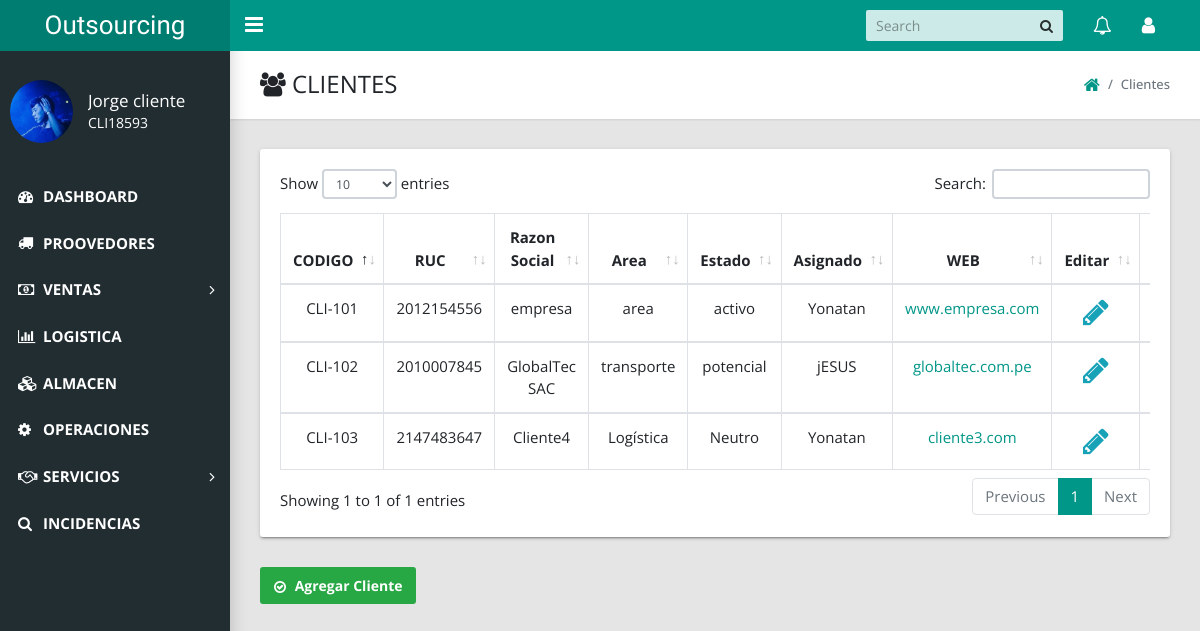
Screenshot of /admin/index.php?action=view_clientes (signed in) with the database file from the repository.
### tables this page shows
CREATE TABLE `clientes` (
  `Id_cliente` int(10) NOT NULL,
  `cod_cliente` varchar(20) NOT NULL,
  `ruc_cliente` int(50) NOT NULL,
  `razon_cliente` varchar(50) NOT NULL,
  `direccion_cliente` text NOT NULL,
  `contacto_cliente` varchar(100) NOT NULL,
  `celular1_cliente` int(9) NOT NULL,
  `celular2_cliente` int(9) NOT NULL,
  `email1_cliente` varchar(50) NOT NULL,
  `email2_cliente` varchar(50) NOT NULL,
  `web_cliente` text NOT NULL,
  `area_cliente` varchar(50) NOT NULL,
  `estado_cliente` varchar(50) NOT NULL,
  `asignado_cliente` varchar(50) NOT NULL
);

### admin/includes/cotizaciones/ver_clientes.php (the view, shortened to what this page needs)
<link href="styles/main.css" type="text/css" rel="stylesheet">
<?php if($_SESSION['role'] != 7 AND $_SESSION['role'] != 17 AND $_SESSION['role'] != 5 ){
  echo "<script>alert('No puedes acceder acá ')</script>";
  echo "<script>window.open('index.php?logged_in=Logueaste%20correctamente!','_self')</script>";
}else{
  ?>
    <main class="app-content">
      <div class="app-title">
        <div>
          <h1><i class="fa fa-users"></i> CLIENTES</h1>
        </div>
        <ul class="app-breadcrumb breadcrumb side">
          <li class="breadcrumb-item"><a href="index.php?logged_in=Logueaste%20correctamente!"><i class="fa fa-home fa-lg"></i></a></li>
          <li class="breadcrumb-item active">Clientes</li>
        </ul>
      </div>
      <div class="row" style="font-size: 15px;">
        <div class="col-md-12">
          <div class="tile">
            <div class="tile-body">
              <form action="" method="post" enctype="multipart/form-data" >
              <div class="table-responsive">
              <table class="table table-hover table-bordered" id="sampleTable">
                  <thead align="center">
                    <tr>
                      <th>CODIGO</th>
                      <th>RUC</th>
                      <th>Razon Social</th>
                      <th>Area</th>
                      <th>Estado</th>
                      <th>Asignado</th>
                      <th>WEB</th>
                      <th>Editar</th>
                      <th>Eliminar</th>
                    </tr>
                  </thead>
                  <?php
                  $all_cli = mysqli_query($conexion,"select * from clientes order by Id_cliente ");
                  $i = 1;
                  while($row=mysqli_fetch_array($all_cli)){
                    ?>
                    <tbody align="center">
                      <tr>
                       <td><?php echo $row['cod_cliente']; ?></td>
                       <td><?php echo $row['ruc_cliente']; ?></td>
                       <td><?php echo $row['razon_cliente']; ?></td>
                       <td><?php echo $row['area_cliente']; ?></td>
                       <td><?php echo $row['estado_cliente']; ?></td>
                       <td><?php echo $row['asignado_cliente']; ?></td>
                       <td><a href="https://<?php echo $row['web_cliente']; ?>" target="?blank"><?php echo $row['web_cliente']; ?></a></td>
                           <td class="delete"><a href="index.php?action=edit_clien&ruc=<?php echo $row['ruc_cliente']; ?>" ><i class="fa fa-pencil fa-2x" aria-hidden="true"></i></a></td>
                           <td class="delete"></td>
                        </tr>
                    </tbody>
                    <?php $i++;}  ?>
                  </table>
                </div>
              </form>
            </div>
          </div>
        </div>
      </div>
      <a href="index.php?action=add_clientes" class="btn btn-success"><i class="fa fa-check-circle-o" aria-hidden="true"></i>  Agregar Cliente</a>
 </main>
<?php } ?>

### admin/styles/ver.css (style rules this page uses)
.fa-pencil { color: #17a2b8; }

### rows the page displays
clientes: cod_cliente "CLI-101", ruc_cliente "2012154556", razon_cliente "empresa", area_cliente "area", estado_cliente "activo", asignado_cliente "Yonatan", web_cliente "www.empresa.com"
clientes: cod_cliente "CLI-102", ruc_cliente "2010007845", razon_cliente "GlobalTec SAC", area_cliente "transporte", estado_cliente "potencial", asignado_cliente "jESUS", web_cliente "globaltec.com.pe"
clientes: cod_cliente "CLI-103", ruc_cliente "2147483647", razon_cliente "Cliente4", area_cliente "Logística", estado_cliente "Neutro", asignado_cliente "Yonatan", web_cliente "cliente3.com"

### other values shown
$_SESSION['name'] "Jorge cliente"
$_SESSION['cod_user'] "CLI18593"
